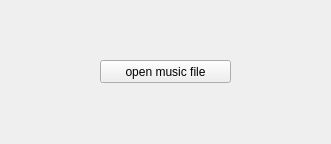
<?xml version="1.0" encoding="UTF-8"?>
<ui version="4.0">
 <class>Widget</class>
 <widget class="QWidget" name="Widget">
  <property name="geometry">
   <rect>
    <x>0</x>
    <y>0</y>
    <width>331</width>
    <height>144</height>
   </rect>
  </property>
  <property name="windowTitle">
   <string>Widget</string>
  </property>
  <widget class="QPushButton" name="pushButton">
   <property name="geometry">
    <rect>
     <x>100</x>
     <y>60</y>
     <width>131</width>
     <height>23</height>
    </rect>
   </property>
   <property name="text">
    <string>open music file</string>
   </property>
  </widget>
 </widget>
 <resources/>
 <connections/>
</ui>
